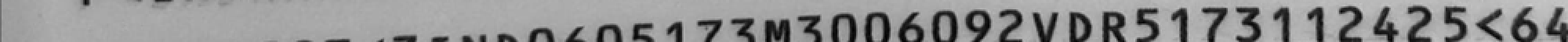
#> input picture scratch/line_1.png, 1000 x 27 px, shrunk from 2611 x 70 before the run (shown 2 times larger)
$ python -i ela.py   (imports and definitions only)
#> lines starting #> are read from the running program, lines starting #| are printed output that depends on the picture
"""
core.tampering.ela
------------------
Error Level Analysis (ELA) for detecting digital image manipulation.
Resaves the image at a known JPEG quality level and computes pixel-wise
difference. Edited/pasted regions show higher error rates.

IMPORTANT: ELA only works meaningfully on JPEG images. PNG and other
lossless formats will always show near-zero ELA error (they are lossless),
so we skip or flag ELA differently for such formats.
"""

from io import BytesIO
from pathlib import Path
from typing import Tuple, Dict, Any, Optional
import numpy as np
from PIL import Image, ImageChops, ImageEnhance, ImageDraw


def _is_lossless_format(image_or_path: Any) -> bool:
    """Check if the source image is a lossless format (PNG, BMP, TIFF)."""
    if isinstance(image_or_path, (str, Path)):
        suffix = Path(str(image_or_path)).suffix.lower()
        return suffix in {".png", ".bmp", ".tiff", ".tif", ".webp"}
    return False


def run_ela_analysis(
    image_or_path: Any,
    out_annotated_path: Optional[str] = None,
    quality: int = 90,
    multiplier: float = 15.0,
    z_score_thresh: float = 7.0,   # Raised threshold — real photos have natural variation
) -> Dict[str, Any]:
    """
    Execute Error Level Analysis and return anomaly metrics.

    For lossless PNG/BMP images: ELA is not meaningful, so we run it but
    do NOT flag as tampered based on ELA alone (too many false positives).
    """
#> called with image_or_path = '../../scratch/line_1.png', quality = 90, multiplier = 15, z_score_thresh = 7
    is_lossless = _is_lossless_format(image_or_path)

    if isinstance(image_or_path, (str, Path)):
        img = Image.open(str(image_or_path))
#> img is the input picture: PIL image 1000x27 L; min 1, max 204, mean 144.3
    else:
        img = image_or_path

    rgb = img.convert("RGB")

    # Resave in memory at fixed JPEG quality
    buf = BytesIO()
    rgb.save(buf, format="JPEG", quality=quality)
    buf.seek(0)
    resaved = Image.open(buf).convert("RGB")

    diff = ImageChops.difference(rgb, resaved)
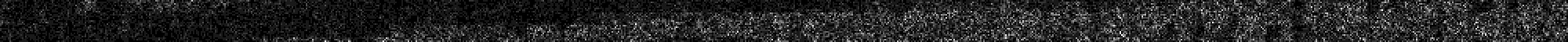
#> diff: PIL image 1000x27 RGB (shown 2 times larger); min 0, max 10, mean 1.44; drawn with min black and max white
    diff_arr = np.asarray(diff, dtype=np.float32)

    # Per-pixel Euclidean error magnitude
    error_mag = np.hypot(diff_arr[:, :, 0], np.hypot(diff_arr[:, :, 1], diff_arr[:, :, 2]))

    mean_err = float(error_mag.mean())
#> mean_err = 2.49
    std_err = float(error_mag.std()) + 1e-6
#> std_err = 2.48
    peak_err = float(error_mag.max())
#> peak_err = 17.32

    # Spatial 20x20 grid analysis
    h, w = error_mag.shape
#> h = 27; w = 1000
    gh, gw = max(1, h // 20), max(1, w // 20)
#> gh = 1; gw = 50
    max_grid_z = 0.0
    flagged_box = None

    for i in range(20):
        for j in range(20):
            block = error_mag[i * gh:(i + 1) * gh, j * gw:(j + 1) * gw]
            if block.size > 0:
                b_mean = float(block.mean())
                z = (b_mean - mean_err) / std_err
                if z > max_grid_z:
                    max_grid_z = z
                if z > z_score_thresh:
                    flagged_box = (j * gw, i * gh, (j + 1) * gw, (i + 1) * gh)
#> after the loop, max_grid_z = 1.02

    # For lossless formats: raise threshold significantly (PNG always re-encodes differently)
    effective_thresh = z_score_thresh * 1.8 if is_lossless else z_score_thresh
    is_tampered = bool(max_grid_z > effective_thresh)
#> is_tampered = False

    if out_annotated_path:
        enhanced = ImageEnhance.Brightness(diff).enhance(multiplier)
        if flagged_box and is_tampered:
            draw = ImageDraw.Draw(enhanced)
            draw.rectangle(flagged_box, outline=(255, 0, 0), width=3)
        enhanced.save(out_annotated_path)

    return {
        "technique": "Error Level Analysis (ELA)",
        "likely_tampered": is_tampered,
        "z_score": round(max_grid_z, 3),
        "peak_error": round(peak_err, 2),
        "mean_error": round(mean_err, 2),
        "std_error": round(std_err, 2),
        "flagged_box": flagged_box,
        "is_lossless_source": is_lossless,
        "note": "ELA less reliable for PNG/lossless sources" if is_lossless else None,
    }


run_ela = run_ela_analysis

>>> result = run_ela_analysis('../../scratch/line_1.png')
#> result = 9 items

$ run again, on scratch/line_2.png
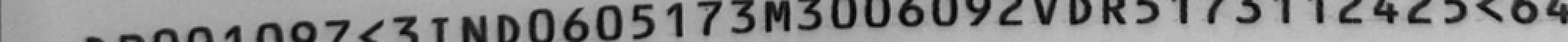
#> input picture scratch/line_2.png, 1000 x 27 px, shrunk from 2611 x 70 before the run (shown 2 times larger)
#> in run_ela_analysis, img is the input picture: PIL image 1000x27 L; min 0, max 197, mean 139
#> in run_ela_analysis, `diff = ImageChops.difference(rgb, resaved)`:
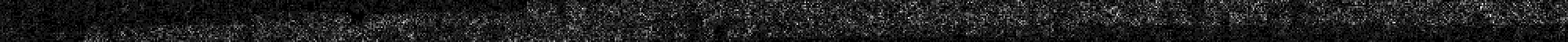
#> diff: PIL image 1000x27 RGB (shown 2 times larger); min 0, max 12, mean 1.5; drawn with min black and max white
#> mean_err = 2.59
#> std_err = 2.48
#> peak_err = 20.78
#> after the loop in run_ela_analysis, `for i in range(20):`: max_grid_z = 1.1
#> is_tampered = False
#> result = 9 items
